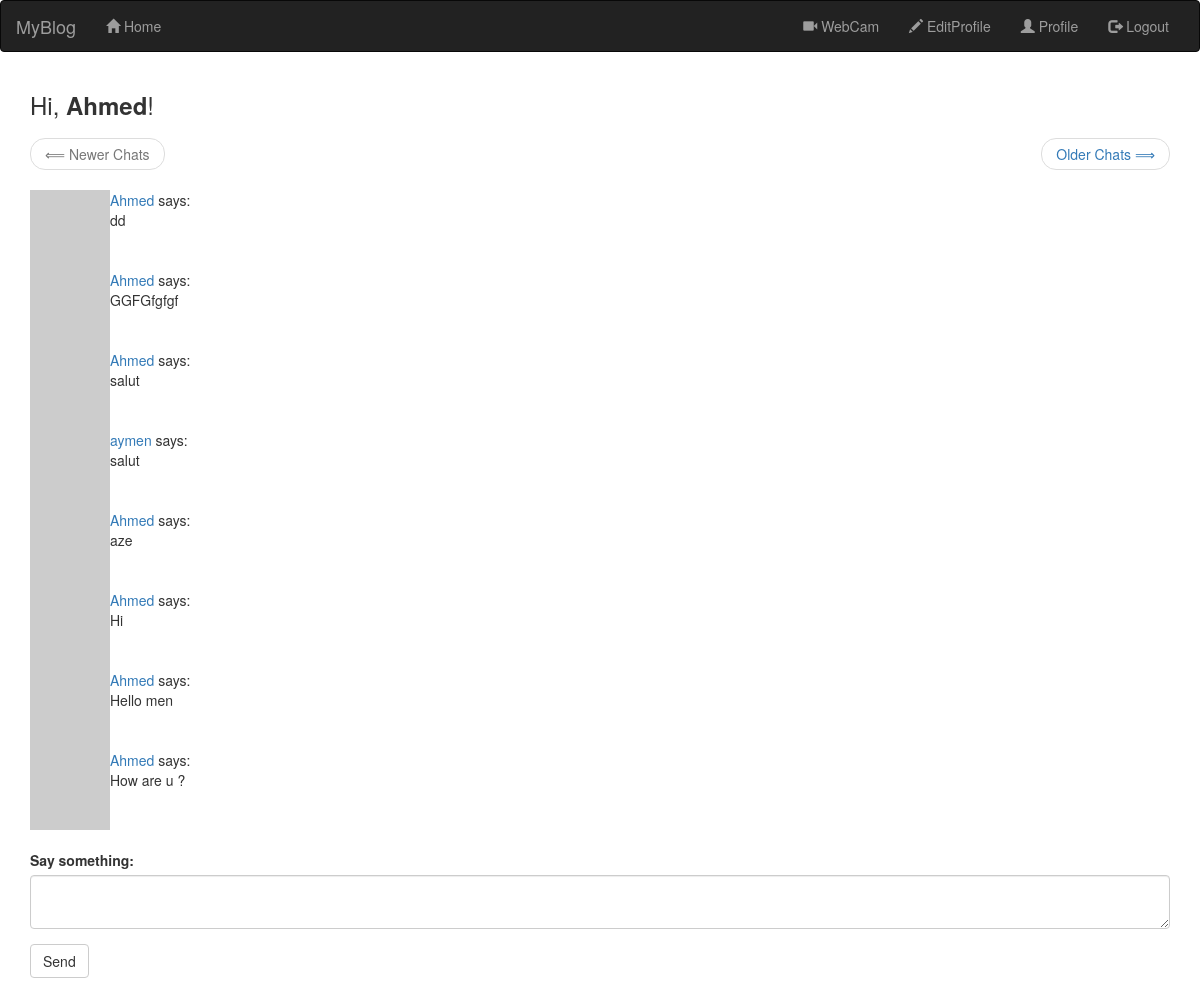
Page /index (signed in) on the earlier database version.
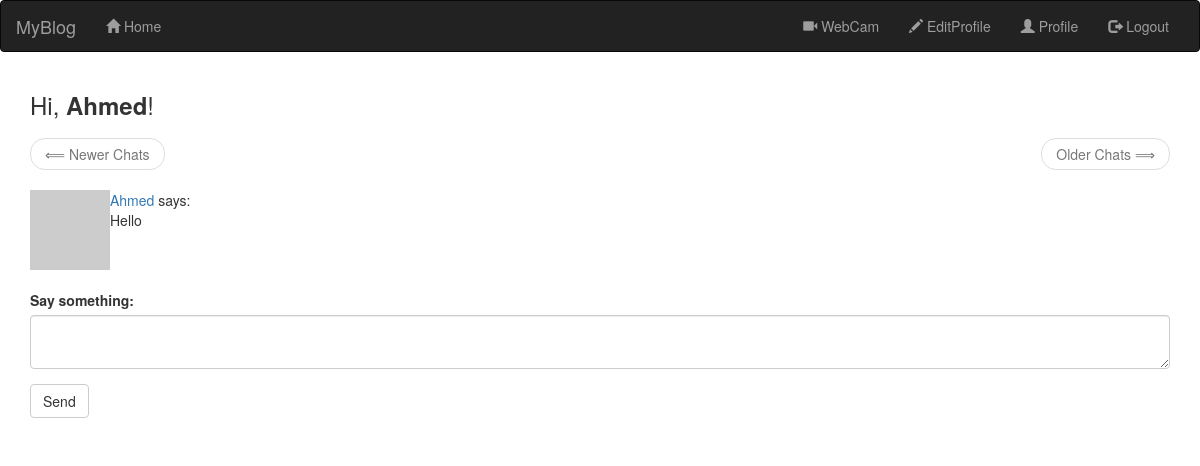
Same page on the later database version.
### app/models.py (models this page shows, shortened)
class Post(db.Model):
    __tablename__ = "POSTS"                # the table name
    id = db.Column(db.Integer, primary_key=True)
    body = db.Column(db.String(140))
    timestamp = db.Column(db.DateTime, index=True, default=datetime.utcnow)
    user_id = db.Column(db.Integer, db.ForeignKey('USERS.id'))

class User(UserMixin, db.Model):
    __tablename__ = 'USERS'
    id = db.Column(db.Integer, primary_key=True)
    username = db.Column(db.String(64), unique=True, index=True)
    email = db.Column(db.String(128), unique=True, index=True)
    password_hash = db.Column(db.String(128))  # holds a hash of the user password
    role_id = db.Column(db.Integer, db.ForeignKey('ROLES_.id'))
    posts = db.relationship('Post', backref='user', lazy='dynamic')
    about_me = db.Column(db.String(140))   # about me
    last_seen = db.Column(db.DateTime, default=datetime.utcnow)
    def avatar(self, size):
        digest = md5(self.email.lower().encode('utf-8')).hexdigest()
        return 'https://www.gravatar.com/avatar/{}?d=identicon&s={}'.format(
            digest, size)

### app/routes.py (the view)
@App.route("/", methods=['GET', 'POST'])                # decorator, App : instance
@App.route("/index", methods=['GET', 'POST'])           # decorator : modifies the function that flow it
@login_required                                         # to protect a view function from not authenticated users
def index():
    form_post = PostForm()
    if form_post.validate_on_submit():
        new_post = Post(body=form_post.post.data, user=current_user)
        db.session.add(new_post)
        db.session.commit()
        return redirect(url_for('index'))
    page = request.args.get('page', 1, type=int)
    all_posts = Post.query.order_by(Post.timestamp.desc()).paginate(page, App.config['POSTS_PER_PAGE'], False)
    next_url = url_for('index', page=all_posts.next_num) if all_posts.has_next else None  # check for next page
    prev_url = url_for('index', page=all_posts.prev_num) if all_posts.has_prev else None  # ckeck for previous page
    return render_template("index.html", title="Home Page", form=form_post, posts=all_posts.items, next_url=next_url,
                           prev_url=prev_url)    # the response

### app/forms.py
class PostForm(FlaskForm):
    post = TextAreaField('Say something:', validators=[DataRequired(), Length(min=1, max= 140)])
    submit = SubmitField('Send')

### app/models.py (called while the page is built)
@login.user_loader     # register
def load_user(id_):    # load the user id function
    return User.query.get(int(id_))

### app/routes.py (called while the page is built)
@App.before_request
def before_request():
    if current_user.is_authenticated:
        current_user.last_seen = datetime.utcnow()
        db.session.commit()

### app/templates/index.html
{% extends "base_boots.html" %}
{% import 'bootstrap/wtf.html' as wtf %}
{% block chat %}
<h3>Hi, <b>{{current_user.username}}</b>!</h3>
<nav aria-label="...">
<ul class="pager">
    <li class="previous{% if not prev_url %} disabled {% endif %}">
        <a href="{{ prev_url or '#'}}">
            <span aria-hidden="true">&xlArr;</span> Newer Chats
        </a>
    </li>
    <li class="next {%if not next_url %} disabled {% endif %} " >
        <a href="{{ next_url or '#' }}" >
            Older Chats <span aria-hidden="true">&xrArr;</span>
        </a>
    </li>
<br>
</ul>
</nav>
{% for post in posts[::-1] %}
 {% include '_post.html' %}
{% endfor %}
<br>
{% endblock %}
{% block app_content %}
    {% if form %}
        {{ wtf.quick_form(form) }}
<br>
{% endif %}
{% endblock %}

### app/templates/_post.html
<table class="tabel table-hover">
    <tr valign="top">
        <td width="45px">
            <a href="{{ url_for('user', username=post.user.username) }}">
                <img src="{{ post.user.avatar(45) }}"></a>
        </td>
        <td>
            <a href="{{ url_for('user', username=post.user.username) }}">
                 {{ post.user.username }}
                </a>
            says:<br>
            {{ post.body }}
        </td>
    </tr>
</table>

Differences in the rows shown:
removed Post: user.username "Ahmed", body "dd"
removed Post: user.username "Ahmed", body "GGFGfgfgf"
removed Post: user.username "Ahmed", body "salut"
removed Post: user.username "aymen", body "salut"
removed Post: user.username "Ahmed", body "aze"
removed Post: user.username "Ahmed", body "Hi"
removed Post: user.username "Ahmed", body "Hello men"
removed Post: user.username "Ahmed", body "How are u ?"
now on this page (row edited): Post: user.username "Ahmed", body "Hello"
